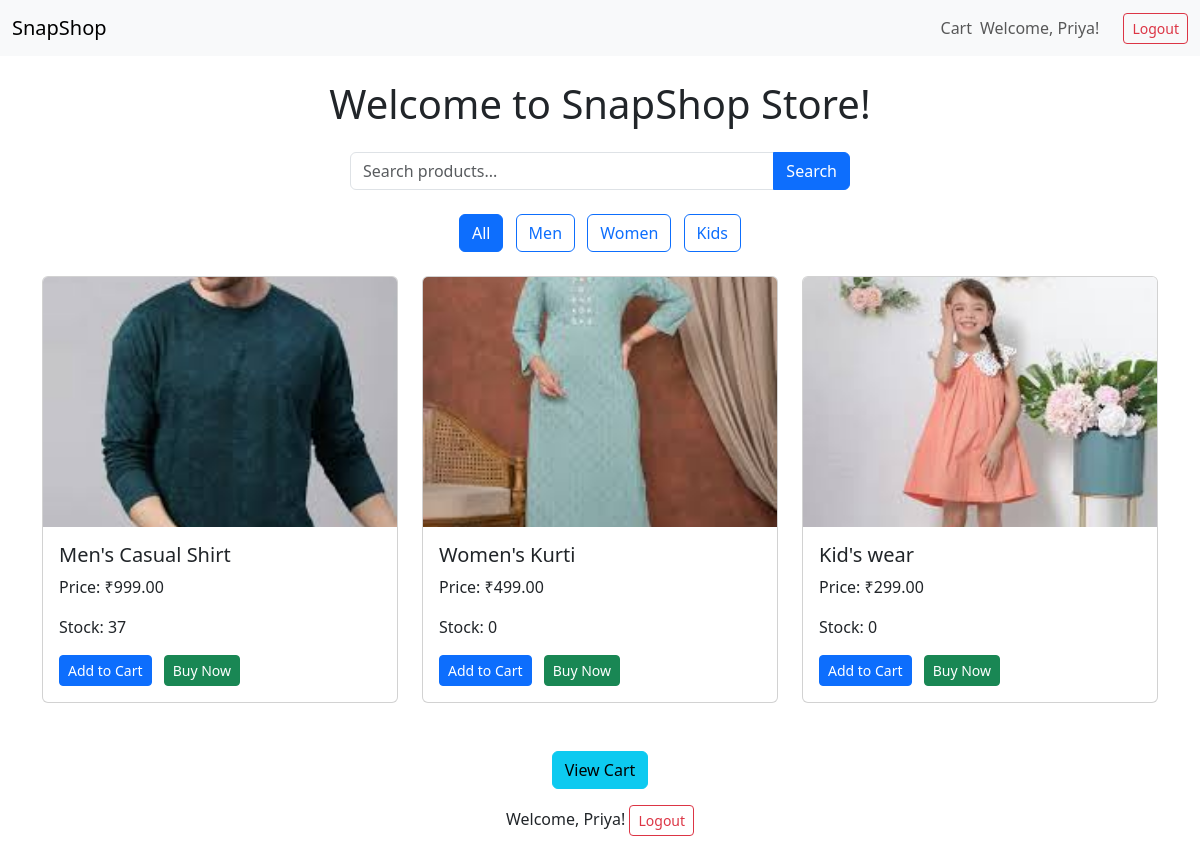
The app's page /store/ (signed in) with its own data.
### accounts/models.py (models this page shows, shortened)
class CustomUser(AbstractBaseUser, PermissionsMixin):
    email = models.EmailField(unique=True)
    name = models.CharField(max_length=255)
    is_active = models.BooleanField(default=True)
    is_staff = models.BooleanField(default=False)
    groups = models.ManyToManyField(Group, related_name="customuser_groups", blank=True)
    user_permissions = models.ManyToManyField(Permission, related_name="customuser_permissions", blank=True)
    objects = CustomUserManager()
    USERNAME_FIELD = "email"
    REQUIRED_FIELDS = ["name"]

### store/models.py (models this page shows, shortened)
class Product(models.Model):
    SECTION_CHOICES = [
        ('kids', 'Kids'),
        ('men', 'Men'),
        ('women', 'Women'),
    ]
    user = models.ForeignKey(User, on_delete=models.CASCADE, null=True, blank=True)  # Made nullable
    name = models.CharField(max_length=255)
    description = models.TextField()
    price = models.DecimalField(max_digits=10, decimal_places=2)
    stock = models.PositiveIntegerField()
    image = models.ImageField(upload_to='products/', blank=True, null=True)
    category = models.CharField(max_length=100, blank=True)
    brand = models.CharField(max_length=100, blank=True, null=True)
    section = models.CharField(max_length=10, choices=SECTION_CHOICES, default='kids')
    created_at = models.DateTimeField(auto_now_add=True)

### store/views.py (the view)
# urls.py: path('', include('store.urls', namespace='home')),
def home(request):
    section = request.GET.get('section', '')  # Get section from query parameter
    query = request.GET.get('q', '')  # For search functionality
    category = request.GET.get('category', '')
    products = Product.objects.all()
    if section:
        products = products.filter(section=section)
    if category:
        products = products.filter(category=category)
    if query:
        products = products.filter(name__icontains=query) | products.filter(description__icontains=query)
    return render(request, 'store/index.html', {
        'products': products,
        'query': query,
        'selected_section': section,
        'selected_category': category,
        'message': 'Welcome to SnapShop Store!'
    })

### store/templates/store/index.html (shortened to what this page needs)
{% extends 'store/base.html' %}
{% block content %}
    <h1 class="text-center mb-4">Welcome to SnapShop Store!</h1>
    <div class="input-group mb-4" style="max-width: 500px; margin: 0 auto;">
        <form method="get" action="{% url 'store:home' %}" class="w-100">
            <div class="input-group">
                <input type="text" name="q" value="{{ query }}" placeholder="Search products..." class="form-control">
                <button type="submit" class="btn btn-primary">Search</button>
            </div>
        </form>
    </div>
    <div class="mb-4 text-center">
        <a href="{% url 'store:home' %}?section=" class="btn btn-outline-primary {% if not selected_section %}active{% endif %} me-2">All</a>
        <a href="{% url 'store:home' %}?section=men" class="btn btn-outline-primary {% if selected_section == 'men' %}active{% endif %} me-2">Men</a>
        <a href="{% url 'store:home' %}?section=women" class="btn btn-outline-primary {% if selected_section == 'women' %}active{% endif %} me-2">Women</a>
        <a href="{% url 'store:home' %}?section=kids" class="btn btn-outline-primary {% if selected_section == 'kids' %}active{% endif %}">Kids</a>
    </div>
    <div class="row">
        {% for product in products %}
            <div class="col-md-4 mb-4">
                <div class="card h-100">
                    {% if product.image %}
                        <img src="{{ product.image.url }}" class="card-img-top" alt="{{ product.name }}" style="height: 250px; object-fit: cover;">
                    {% else %}
                        <div class="card-img-top text-center py-5 bg-light">
                            <p>No image available</p>
                        </div>
                    {% endif %}
                    <div class="card-body d-flex flex-column">
                        <h5 class="card-title">{{ product.name }}</h5>
                        <p class="card-text">Price: ₹{{ product.price }}</p>
                        <p class="card-text">Stock: {{ product.stock }}</p>
                        <div class="mt-auto">
                            <a href="{% url 'store:add_to_cart' product.id %}" class="btn btn-primary btn-sm me-2">Add to Cart</a>
                            <a href="{% url 'store:buy_now' product.id %}" class="btn btn-success btn-sm">Buy Now</a>
                        </div>
                    </div>
                </div>
            </div>
        {% empty %}
            <p class="text-center">No products found.</p>
        {% endfor %}
    </div>
    <div class="text-center mt-4">
        <a href="{% url 'store:view_cart' %}" class="btn btn-info">View Cart</a>
    </div>
    {% if user.is_authenticated %}
        <p class="text-center mt-3">
            Welcome, {{ user.name }}!
            <a href="{% url 'accounts:logout' %}" class="btn btn-outline-danger btn-sm">Logout</a>
        </p>
    {% else %}
        <p class="text-center mt-3">
            <a href="{% url 'accounts:login' %}" class="btn btn-outline-primary btn-sm me-2">Login</a> |
            <a href="{% url 'accounts:register' %}" class="btn btn-outline-success btn-sm">Register</a>
        </p>
    {% endif %}
{% endblock %}

### store/templates/store/base.html (shortened to what this page needs)
<!DOCTYPE html>
<html lang="en">
<head>
    <link href="https://cdn.jsdelivr.net/npm/bootstrap@5.3.0/dist/css/bootstrap.min.css" rel="stylesheet">
</head>
<body>
    <nav class="navbar navbar-expand-lg navbar-light bg-light">
        <div class="container-fluid">
            <a class="navbar-brand" href="{% url 'store:home' %}">SnapShop</a>
            <div class="collapse navbar-collapse" id="navbarNav">
                <ul class="navbar-nav ms-auto">
                    <li class="nav-item">
                        <a class="nav-link" href="{% url 'store:view_cart' %}">Cart</a>
                    </li>
                </ul>
                {% if user.is_authenticated %}
                    <span class="navbar-text">Welcome, {{ user.name }}!</span>
                    <a href="{% url 'accounts:logout' %}" class="btn btn-outline-danger btn-sm ms-2">Logout</a>
                {% else %}
                    <a href="{% url 'accounts:login' %}" class="btn btn-outline-primary btn-sm me-2">Login</a>
                    <a href="{% url 'accounts:register' %}" class="btn btn-outline-success btn-sm">Register</a>
                {% endif %}
            </div>
        </div>
    </nav>
    <div class="container mt-4">
        {% block content %}{% endblock %}
    </div>
</body>
</html>

### store/templates/store/base.html (style rules this page uses)
.navbar-brand { margin-right: auto; }
.navbar-nav { margin-left: auto; }
.navbar-text { margin-right: 1rem; }

### records on screen
CustomUser: name "Priya"
Product: image (picture), name "Men's Casual Shirt", price "999.00", stock "37"
Product: image (picture), name "Women's Kurti", price "499.00", stock "0"
Product: image (picture), name "Kid's wear", price "299.00", stock "0"
